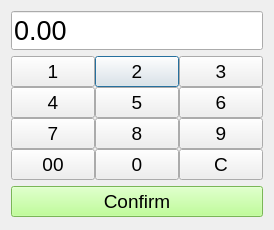
<?xml version="1.0" encoding="UTF-8"?>
<ui version="4.0">
 <class>Dialog</class>
 <widget class="QDialog" name="Dialog">
  <property name="geometry">
   <rect>
    <x>0</x>
    <y>0</y>
    <width>274</width>
    <height>230</height>
   </rect>
  </property>
  <property name="sizePolicy">
   <sizepolicy hsizetype="Fixed" vsizetype="Fixed">
    <horstretch>0</horstretch>
    <verstretch>0</verstretch>
   </sizepolicy>
  </property>
  <property name="windowTitle">
   <string>numpad</string>
  </property>
  <layout class="QVBoxLayout" name="verticalLayout">
   <item>
    <layout class="QGridLayout" name="gridLayout_2">
     <item row="0" column="0">
      <layout class="QHBoxLayout" name="horizontalLayout_2">
       <item>
        <widget class="QLineEdit" name="lineEdit">
         <property name="font">
          <font>
           <pointsize>20</pointsize>
          </font>
         </property>
         <property name="inputMethodHints">
          <set>Qt::ImhDigitsOnly</set>
         </property>
         <property name="text">
          <string>0.00</string>
         </property>
         <property name="maxLength">
          <number>7</number>
         </property>
         <property name="echoMode">
          <enum>QLineEdit::Normal</enum>
         </property>
         <property name="readOnly">
          <bool>true</bool>
         </property>
         <property name="clearButtonEnabled">
          <bool>false</bool>
         </property>
        </widget>
       </item>
      </layout>
     </item>
     <item row="1" column="0">
      <layout class="QGridLayout" name="gridLayout">
       <property name="spacing">
        <number>0</number>
       </property>
       <item row="0" column="1">
        <widget class="QPushButton" name="pushButton_2">
         <property name="font">
          <font>
           <pointsize>14</pointsize>
          </font>
         </property>
         <property name="text">
          <string>2</string>
         </property>
        </widget>
       </item>
       <item row="0" column="0">
        <widget class="QPushButton" name="pushButton_1">
         <property name="font">
          <font>
           <pointsize>14</pointsize>
          </font>
         </property>
         <property name="text">
          <string>1</string>
         </property>
        </widget>
       </item>
       <item row="0" column="2">
        <widget class="QPushButton" name="pushButton_3">
         <property name="font">
          <font>
           <pointsize>14</pointsize>
          </font>
         </property>
         <property name="text">
          <string>3</string>
         </property>
        </widget>
       </item>
       <item row="1" column="1">
        <widget class="QPushButton" name="pushButton_5">
         <property name="font">
          <font>
           <pointsize>14</pointsize>
          </font>
         </property>
         <property name="text">
          <string>5</string>
         </property>
        </widget>
       </item>
       <item row="2" column="1">
        <widget class="QPushButton" name="pushButton_8">
         <property name="font">
          <font>
           <pointsize>14</pointsize>
          </font>
         </property>
         <property name="text">
          <string>8</string>
         </property>
        </widget>
       </item>
       <item row="2" column="0">
        <widget class="QPushButton" name="pushButton_7">
         <property name="font">
          <font>
           <pointsize>14</pointsize>
          </font>
         </property>
         <property name="text">
          <string>7</string>
         </property>
        </widget>
       </item>
       <item row="1" column="2">
        <widget class="QPushButton" name="pushButton_6">
         <property name="font">
          <font>
           <pointsize>14</pointsize>
          </font>
         </property>
         <property name="text">
          <string>6</string>
         </property>
        </widget>
       </item>
       <item row="1" column="0">
        <widget class="QPushButton" name="pushButton_4">
         <property name="font">
          <font>
           <pointsize>14</pointsize>
          </font>
         </property>
         <property name="text">
          <string>4</string>
         </property>
        </widget>
       </item>
       <item row="2" column="2">
        <widget class="QPushButton" name="pushButton_9">
         <property name="font">
          <font>
           <pointsize>14</pointsize>
          </font>
         </property>
         <property name="text">
          <string>9</string>
         </property>
        </widget>
       </item>
       <item row="3" column="1">
        <widget class="QPushButton" name="pushButton_0">
         <property name="font">
          <font>
           <pointsize>14</pointsize>
          </font>
         </property>
         <property name="text">
          <string>0</string>
         </property>
        </widget>
       </item>
       <item row="3" column="2">
        <widget class="QPushButton" name="pushButton_c">
         <property name="font">
          <font>
           <pointsize>14</pointsize>
          </font>
         </property>
         <property name="text">
          <string>C</string>
         </property>
        </widget>
       </item>
       <item row="3" column="0">
        <widget class="QPushButton" name="pushButton_00">
         <property name="font">
          <font>
           <pointsize>14</pointsize>
          </font>
         </property>
         <property name="text">
          <string>00</string>
         </property>
        </widget>
       </item>
      </layout>
     </item>
    </layout>
   </item>
   <item>
    <widget class="QPushButton" name="pushButton_confirm">
     <property name="font">
      <font>
       <pointsize>14</pointsize>
      </font>
     </property>
     <property name="styleSheet">
      <string notr="true">QPushButton{background-color: rgb(171,255,122)}</string>
     </property>
     <property name="text">
      <string>Confirm</string>
     </property>
    </widget>
   </item>
  </layout>
 </widget>
 <resources/>
 <connections/>
</ui>
